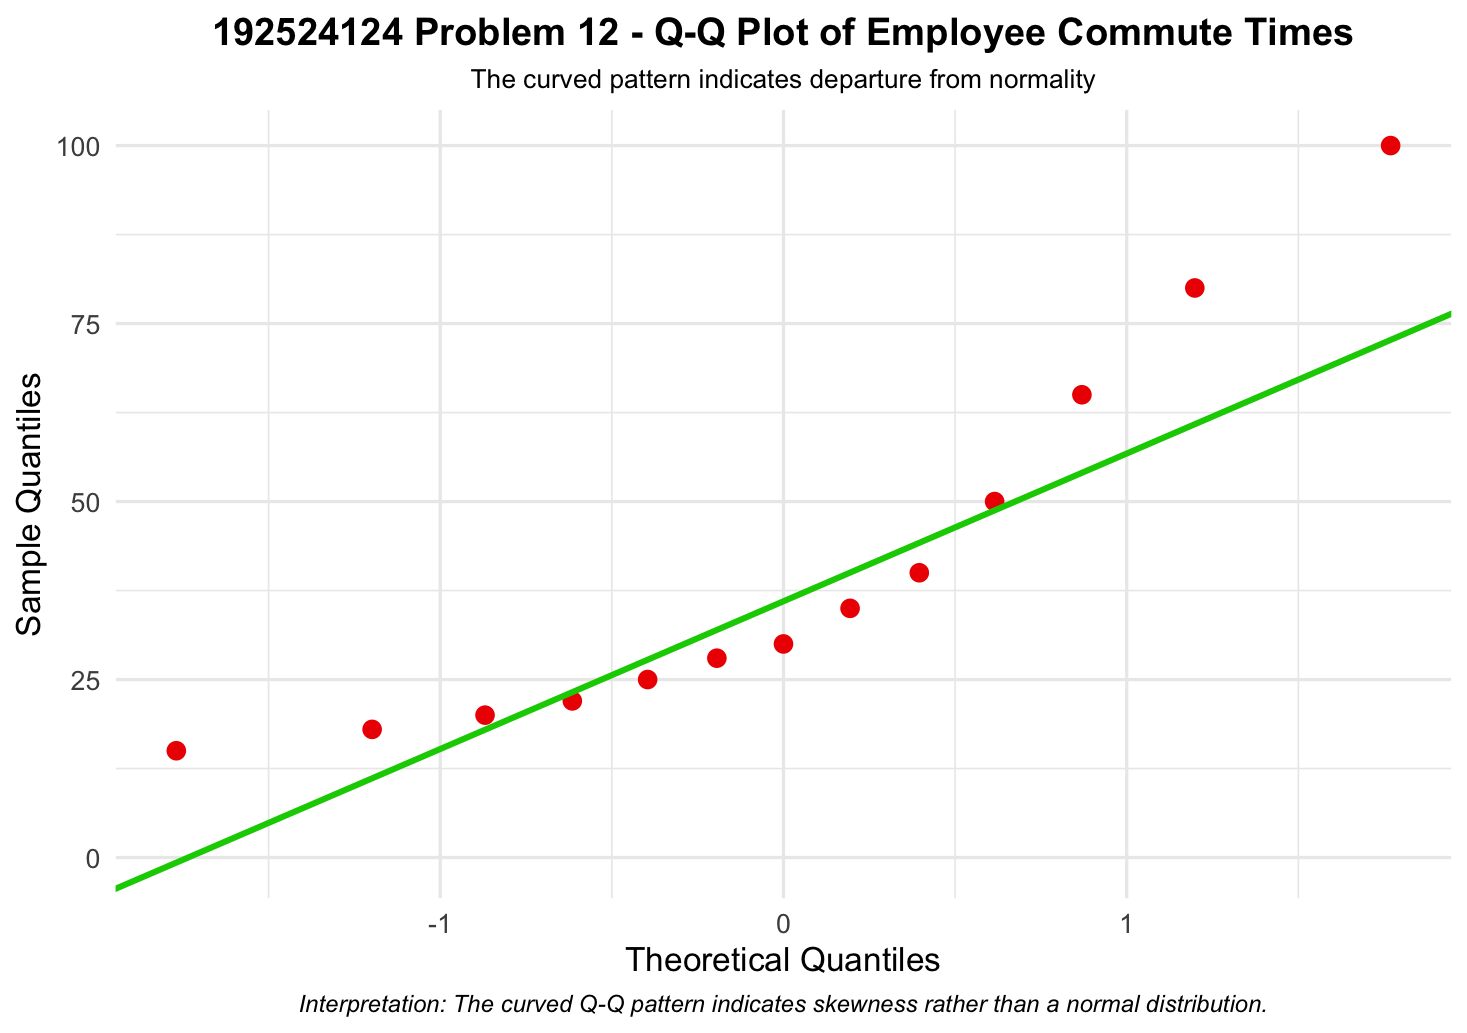

Reproduce this figure in R.
# Problem 12 - Q-Q Plot

library(ggplot2)

commute <- data.frame(
  Commute_Time = c(
    15, 18, 20, 22, 25,
    28, 30, 35, 40, 50,
    65, 80, 100
  )
)

ggplot(
  commute,
  aes(sample = Commute_Time)
) +
  
  stat_qq(
    color = "red2",
    size = 3
  ) +
  
  stat_qq_line(
    color = "green3",
    linewidth = 1.2
  ) +
  
  labs(
    title = "192524124 Problem 12 - Q-Q Plot of Employee Commute Times",
    subtitle = "The curved pattern indicates departure from normality",
    x = "Theoretical Quantiles",
    y = "Sample Quantiles",
    caption = "Interpretation: The curved Q-Q pattern indicates skewness rather than a normal distribution."
  ) +
  
  theme_minimal(base_size = 14) +
  
  theme(
    plot.title = element_text(
      hjust = 0.5,
      face = "bold",
      size = 16
    ),
    plot.subtitle = element_text(
      hjust = 0.5,
      size = 11
    ),
    plot.caption = element_text(
      hjust = 0.5,
      face = "italic",
      size = 10
    )
  )
